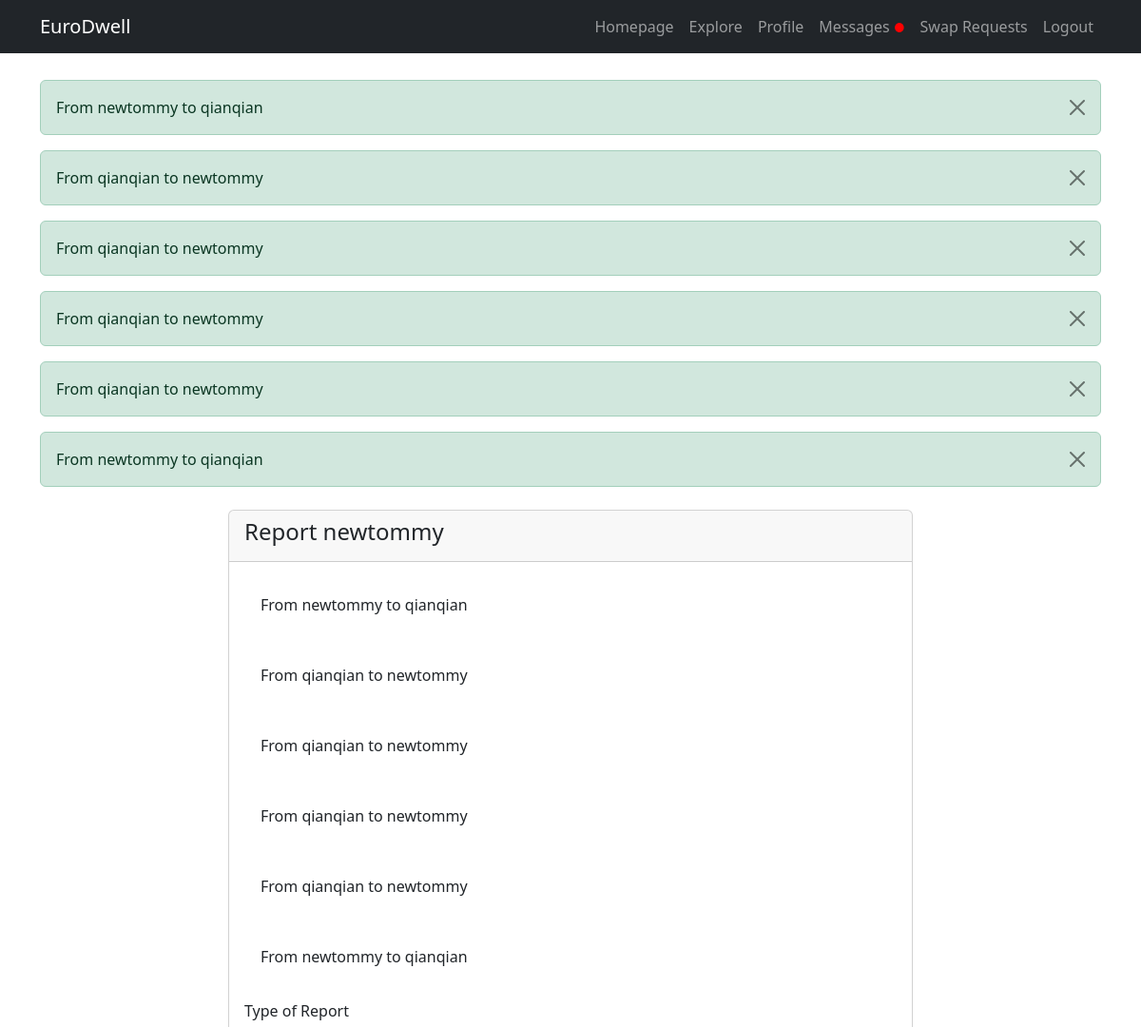
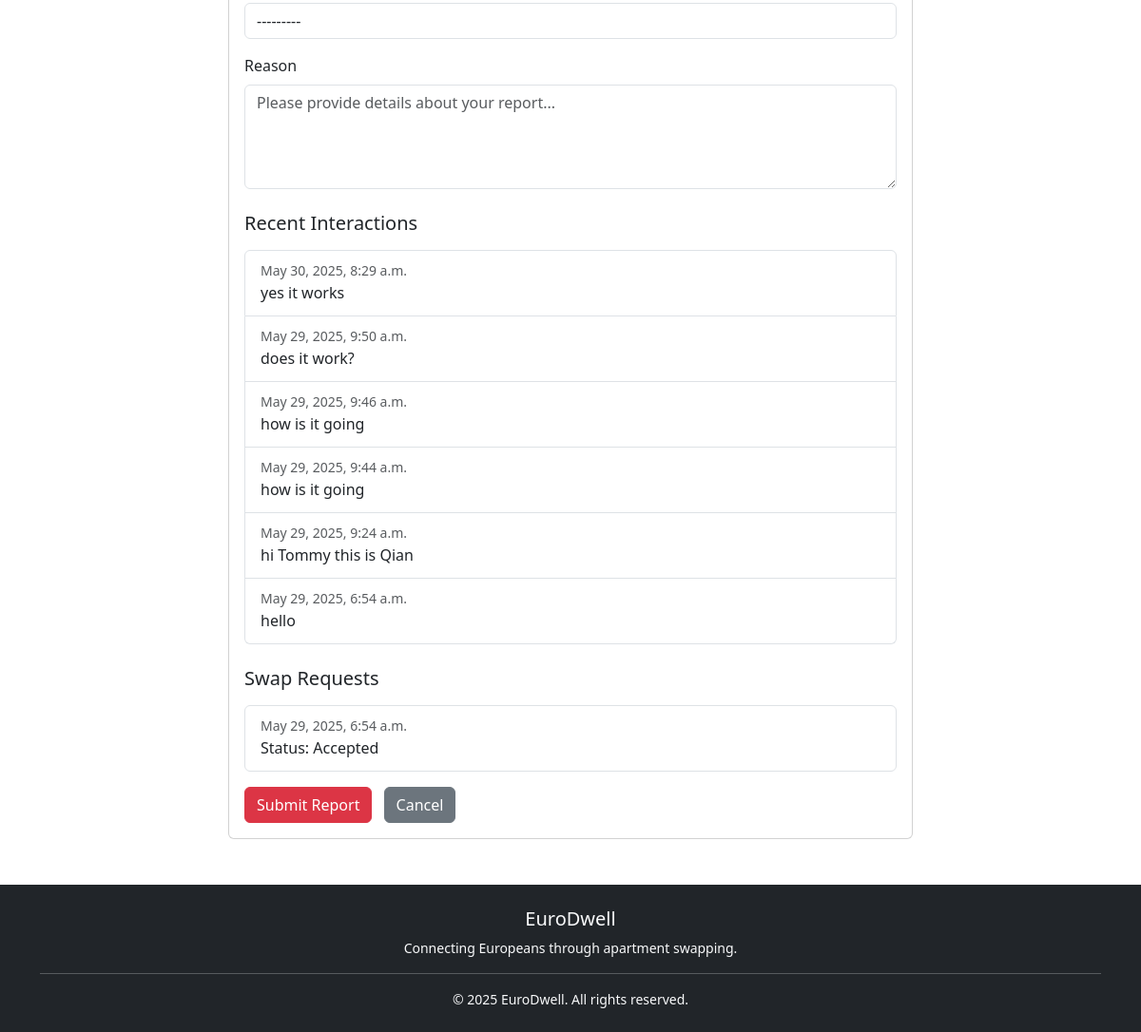
Page /report/4/ (signed in) on the committed database (2 pictures, top to bottom).
### app/models.py (models this page shows, shortened)
class Message(models.Model):
    sender = models.ForeignKey(User, related_name="sent_messages", on_delete=models.CASCADE)
    receiver = models.ForeignKey(User, related_name="received_messages", on_delete=models.CASCADE)
    content = models.TextField()
    created_at = models.DateTimeField(auto_now_add=True)
    is_read = models.BooleanField(default=False)
    def __str__(self):
        return f"From {self.sender} to {self.receiver}"

class SwapRequest(models.Model):
    requester = models.ForeignKey(User, on_delete=models.CASCADE, related_name="sent_requests")
    recipient = models.ForeignKey(User, on_delete=models.CASCADE, related_name="received_requests")
    apartment_requested = models.ForeignKey(Apartment, on_delete=models.CASCADE, related_name="requests")
    apartment_offered = models.ForeignKey(Apartment, on_delete=models.CASCADE, related_name="offers", null=True, blank=True)
    status_choices = [('Pending', 'Pending'), ('Accepted', 'Accepted'), ('Declined', 'Declined')]
    status = models.CharField(max_length=10, choices=status_choices, default='Pending')
    created_at = models.DateTimeField(auto_now_add=True)
    message = models.TextField(blank=True, null=True)
    swap_start_date = models.DateField(null=True, blank=True)
    swap_end_date = models.DateField(null=True, blank=True)

### app/views.py (the view)
# urls.py: path('report/<int:user_id>/', views.report_user, name='report_user'),
@login_required
def report_user(request, user_id):
    reported_user = get_object_or_404(User, id=user_id)
    has_interaction = Message.objects.filter(
        (Q(sender=request.user) & Q(receiver=reported_user)) |
        (Q(sender=reported_user) & Q(receiver=request.user))
    ).exists() or SwapRequest.objects.filter(
        (Q(requester=request.user) & Q(recipient=reported_user)) |
        (Q(requester=reported_user) & Q(recipient=request.user))
    ).exists()
    if not has_interaction:
        messages.error(request, "You can only report users you've interacted with through messages or swap requests.")
        return redirect('user_profile', user_id=user_id)
    if request.method == "POST":
        form = ReportForm(request.POST)
        if form.is_valid():
            report = form.save(commit=False)
            report.reporter = request.user
            report.reported_user = reported_user
            report.save()
            messages.success(request, "Your report has been submitted and will be reviewed by our team.")
            return redirect('user_profile', user_id=user_id)
    else:
        form = ReportForm()
    context = {
        'form': form,
        'reported_user': reported_user,
        'messages': Message.objects.filter(
            (Q(sender=request.user) & Q(receiver=reported_user)) |
            (Q(sender=reported_user) & Q(receiver=request.user))
        ).order_by('-created_at'),
        'swap_requests': SwapRequest.objects.filter(
            (Q(requester=request.user) & Q(recipient=reported_user)) |
            (Q(requester=reported_user) & Q(recipient=request.user))
        ).order_by('-created_at')
    }
    return render(request, 'report_user.html', context)

### app/forms.py
class ReportForm(forms.ModelForm):
    class Meta:
        model = Report
        fields = ['report_type', 'reason']
        widgets = {
            'reason': forms.Textarea(attrs={'rows': 4, 'class': 'form-control', 'placeholder': 'Please provide details about your report...'}),
            'report_type': forms.Select(attrs={'class': 'form-control'})
        }

### app/context_processors.py (called while the page is built)
def unread_message_count(request):
    if request.user.is_authenticated:
        count = Message.objects.filter(receiver=request.user, is_read=False).count()
        return {'unread_message_count': count}
    return {}

def pending_swap_requests_count(request):
    if request.user.is_authenticated:
        count = SwapRequest.objects.filter(
            apartment_requested__user=request.user,
            status='Pending'
        ).count()
        return {'pending_swap_requests_count': count}
    return {}

### app/templates/report_user.html (shortened to what this page needs)
{% extends 'base.html' %}
{% block content %}
<div class="container mt-4">
    <div class="row justify-content-center">
        <div class="col-md-8">
            <div class="card">
                <div class="card-header">
                    <h4>Report {{ reported_user.username }}</h4>
                </div>
                <div class="card-body">
                    {% if messages %}
                        {% for message in messages %}
                            <div class="alert alert-{{ message.tags }}">{{ message }}</div>
                        {% endfor %}
                    {% endif %}
                    <form method="post">
                        <div class="mb-3">
                            <label for="{{ form.report_type.id_for_label }}" class="form-label">Type of Report</label>
                            {{ form.report_type }}
                        </div>
                        <div class="mb-3">
                            <label for="{{ form.reason.id_for_label }}" class="form-label">Reason</label>
                            {{ form.reason }}
                        </div>
                        {% if messages %}
                            <h5 class="mt-4">Recent Interactions</h5>
                            <div class="list-group mt-3">
                                {% for message in messages %}
                                    <div class="list-group-item">
                                        <small class="text-muted">{{ message.created_at }}</small>
                                        <p class="mb-1">{{ message.content }}</p>
                                    </div>
                                {% endfor %}
                            </div>
                        {% endif %}
                        {% if swap_requests %}
                            <h5 class="mt-4">Swap Requests</h5>
                            <div class="list-group mt-3">
                                {% for request in swap_requests %}
                                    <div class="list-group-item">
                                        <small class="text-muted">{{ request.created_at }}</small>
                                        <p class="mb-1">Status: {{ request.status }}</p>
                                    </div>
                                {% endfor %}
                            </div>
                        {% endif %}
                        <button type="submit" class="btn btn-danger mt-3">Submit Report</button>
                        <a href="{% url 'user_profile' user_id=reported_user.id %}" class="btn btn-secondary mt-3 ms-2">Cancel</a>
                    </form>
                </div>
            </div>
        </div>
    </div>
</div>
{% endblock %}

### app/templates/base.html (shortened to what this page needs)
<!DOCTYPE html>
<html lang="en">
<head>
    {% load static %}
    <link rel="stylesheet" href="https://cdn.jsdelivr.net/npm/bootstrap@5.3.0/dist/css/bootstrap.min.css">
    <link rel="stylesheet" href="{% static 'app/homepage.css' %}">
</head>
<body style="padding-top: 60px;" class="d-flex flex-column min-vh-100">
    <nav class="navbar navbar-expand-lg navbar-dark bg-dark fixed-top">
        <div class="container">
            <a class="navbar-brand" href="/">EuroDwell</a>
            <div class="collapse navbar-collapse" id="navbarNav">
                <ul class="navbar-nav ms-auto">
                    <li class="nav-item"><a class="nav-link" href="{% url 'homepage' %}">Homepage</a></li>
                    <li class="nav-item"><a class="nav-link" href="{% url 'explore' %}">Explore</a></li>
                    {% if user.is_authenticated %}
                        <li class="nav-item"><a class="nav-link" href="{% url 'profile' %}">Profile</a></li>
                        <li class="nav-item">
                            <a class="nav-link" href="{% url 'chat_inbox' %}">
                              Messages
                              {% if unread_message_count > 0 %}
                                <span style="color: red; font-size: 0.8em;">●</span>
                              {% endif %}
                            </a>
                          </li>
                        <li class="nav-item">
                            <a class="nav-link" href="{% url 'swap_requests' %}">
                                Swap Requests
                            </a>
                        </li>
                        <li class="nav-item"><a class="nav-link" href="{% url 'logout' %}">Logout</a></li>
                    {% else %}
                        <li class="nav-item"><a class="nav-link" href="{% url 'register' %}">Register</a></li>
                        <li class="nav-item"><a class="nav-link" href="{% url 'login' %}">Login</a></li>
                    {% endif %}
                </ul>
            </div>
        </div>
    </nav>
    <div class="container mt-4 flex-grow-1">
        {% if messages %}
            {% for message in messages %}
                <div class="alert alert-success alert-dismissible fade show" role="alert">
                    {{ message }}
                    <button type="button" class="btn-close" data-bs-dismiss="alert" aria-label="Close"></button>
                </div>
            {% endfor %}
        {% endif %}
        {% block content %}
        {% endblock %}
    </div>
    <footer class="bg-dark text-light py-4 mt-5">
        <div class="container">
            <div class="row">
                <div class="col-md-12 text-center">
                    <h5>EuroDwell</h5>
                    <p class="small">Connecting Europeans through apartment swapping.</p>
                    <hr class="my-3">
                    <p class="small mb-0">&copy; 2025 EuroDwell. All rights reserved.</p>
                </div>
            </div>
        </div>
    </footer>
</body>
</html>

### app/static/app/homepage.css (style rules this page uses)
form input, form textarea, form select { width: 100%; padding: 0.6rem; border: 1px solid #ccc; border-radius: 5px; }

### rows in the picture
Message: sender+receiver "From newtommy to qianqian", created_at "May 30, 2025, 8:29 a.m.", content "yes it works"
Message: sender+receiver "From qianqian to newtommy", created_at "May 29, 2025, 9:50 a.m.", content "does it work?"
Message: sender+receiver "From qianqian to newtommy", created_at "May 29, 2025, 9:46 a.m.", content "how is it going"
Message: sender+receiver "From qianqian to newtommy", created_at "May 29, 2025, 9:44 a.m.", content "how is it going"
Message: sender+receiver "From qianqian to newtommy", created_at "May 29, 2025, 9:24 a.m.", content "hi Tommy this is Qian"
Message: sender+receiver "From newtommy to qianqian", created_at "May 29, 2025, 6:54 a.m.", content "hello"
SwapRequest: created_at "May 29, 2025, 6:54 a.m.", status "Accepted"

### other values in the picture
{{ reported_user.username }} "newtommy"
